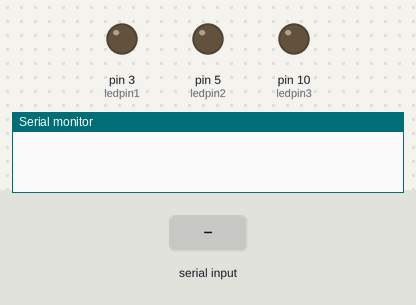
The sketch below on a simulated Arduino Uno, built with avr-gcc and run on an emulated ATmega328P. Shown: output pins drawn as LEDs (lit = HIGH), the last lines printed to the serial monitor. Dashed ring = blinking. The inputs (shaded band) are chosen by the test bench.

Above: at 1.2 s.
1.3 s: "1\n" received over Serial
At 2.1 s:
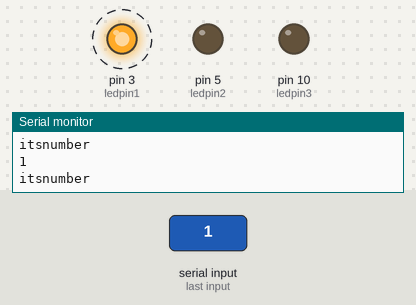
4.3 s: "0\n" received over Serial
7.3 s: "2\n" received over Serial
Timing chart, 0 to 16.3 s (numbered marks = the images above; inputs shaded):
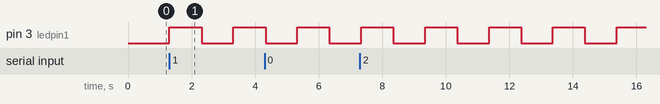

Measured:
- after the input at 1.3 s, pin 3 (ledpin1): LOW → HIGH at once, → LOW 1.0 s later, → HIGH 1.0 s later

The sketch:

sketch_jan26b.ino
```cpp
#include<ctype.h>
#include<string.h>


unsigned long previousMillis[3];
int ledpin1=3;
int ledpin2=5;
int ledpin3=10;
String level;
String level1;


void setup() {
  // put your setup code here, to run once:
Serial.begin(9600);
pinMode(ledpin1,OUTPUT);
pinMode(ledpin2,OUTPUT);
pinMode(ledpin3,OUTPUT);
}
  void loop() {
  if(Serial.available()>0)
  {
   level=Serial.readStringUntil('\n');
   Serial.println(level);

  }
  int isDigit1 = 0;
  int isDigit2 = 0;
  int isDigit3 = 0;

  int j=0;
while(j<level.length()){
  if(level.charAt(j) <= 57 && level.charAt(j)>= 48 )
  {
    isDigit3 = 1;


  }
  else if(level.charAt(j)<= 122 && level.charAt(j)>= 65)
  {
    isDigit1 = 1;


  }
  else
  {
    isDigit2=1;


  }
  j++;
  //Serial.print(1);
}

   if(isDigit3==1&&isDigit1==0&&isDigit2==0)
  {
    Serial.println("itsnumber");
    Serial.println(level);

    BlinkLed(ledpin1, 1000, 0);
  }

  else if(level.length()>=5 && isDigit1==1 && isDigit2==0 && isDigit3==0 )
  {
    Serial.println("hi");
    Serial.println(level);
    BlinkLed(ledpin2, 1000, 1);
  }
  else if(isDigit1==1 || isDigit2==1 || isDigit3==1)
  {
    Serial.println("hello");
    Serial.println(level);
    BlinkLed(ledpin3, 1000, 2);

  }


}

void BlinkLed (int led, int interval, int array){


   if ((millis() - previousMillis[array]) >= interval){

    previousMillis[array]= millis();

    digitalWrite(led, !digitalRead(led));
  }
 }
```
